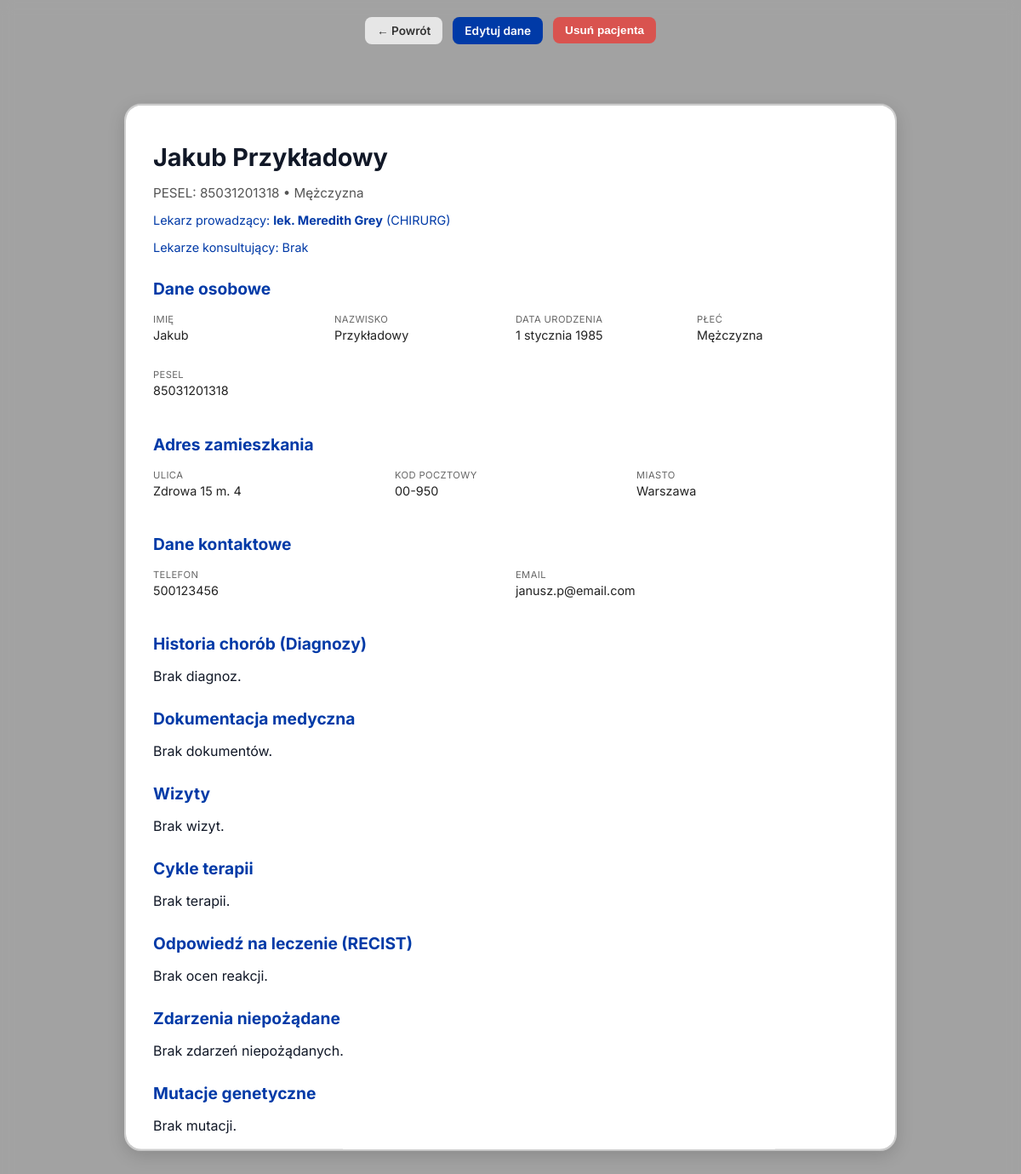
Screenshot of /patient/12/ (signed in) with the database file from the repository.
### patient/models.py (models this page shows, shortened)
class Patient(models.Model):
  class Gender(models.TextChoices):
    MALE = 'Mężczyzna','Mężczyzna'
    FEMALE = 'Kobieta','Kobieta'
    OTHER = 'Inna','Inna'
  first_name = models.CharField(max_length=100, verbose_name='Imię')
  last_name = models.CharField(max_length=100,verbose_name='Nazwisko')
  pesel = models.CharField(
    max_length = 11,
    unique = True,
    null = True,
    blank = True,
    validators=[validate_pesel],
    verbose_name = 'PESEL',
    help_text = '11-cyfrowy numer identyfikacyjny'
  )
  date_of_birth = models.DateField(verbose_name='Data urodzenia')
  gender= models.CharField(
    max_length=15,
    choices=Gender.choices,
    default=Gender.MALE,
    verbose_name='Płeć'
  )
  address_street = models.CharField(max_length=200, verbose_name='Ulica i nr domu', blank=True, null=True)
  address_zip_code = models.CharField(
    max_length=6,
    verbose_name='Kod pocztowy',
    blank=True,
    null=True,
    validators=[RegexValidator(r'^\d{2}-\d{3}$', 'Format kodu: XX-XXX')]
  )
  address_city = models.CharField(max_length=100, verbose_name='Miejscowość', blank=True, null=True)
  phone_number = models.CharField(max_length= 15, verbose_name='Numer telefonu',blank=True, null= True)
  email = models.EmailField(verbose_name= 'Email', blank= True, null= True)
  attending_doctor = models.ForeignKey(
    Doctor,
    on_delete=models.SET_NULL,
    null = True,
    blank = True,
    related_name= 'primary_patients',
    verbose_name= 'Lekarz Prowadzący',
  )
  consulting_doctors = models.ManyToManyField(
    Doctor,
    blank= True,
    related_name= 'consultation_patients',
    verbose_name= 'Lekarze konsultujący'
  )
  initial_diagnosis= models.CharField(max_length=250,verbose_name='Wstępna diagnoza (ARCHIWALNE)',blank=True, null=True)
  diagnosis_date = models.DateField(verbose_name='Data diagnozy (ARCHIWALNE)', blank = True, null= True)
  class Meta:
    verbose_name = 'Pacjent'
    verbose_name_plural = 'Pacjenci'

class Doctor(models.Model):
  class Specialization(models.TextChoices):
    ONCOLOGIST = 'ONKOLOG','Onkolog kliniczny'
    ONKOGENETICIST = 'ONKOGENETYK', 'Onkogenetyk'
    RADIOLOGIST = 'RADIOLOG', 'Radiolog'
    PATHOMORPHOLOGIST = 'PATOMORFOLOG', 'Patomorfolog'
    SURGEON = 'CHIRURG', 'Chirurg onkologiczny'
    OTHER = 'INNY', 'Inna specjalizacja'
  user = models.OneToOneField(
    User,
    on_delete=models.CASCADE,
    related_name='doctor_profile',
    null=True,
    blank=True,
    verbose_name='Konto użytkownika'
  )
  first_name = models.CharField(max_length=100,verbose_name='Imię')
  last_name = models.CharField(max_length=100,verbose_name='Nazwisko')
  pwz_number = models.CharField(
    max_length = 7,
    unique = True,
    verbose_name = 'Numer PWZ',
    help_text = '7-cyfrowy numepr prawa wykonywania zawodu'
  )
  specialization = models.CharField(
    max_length = 50,
    choices = Specialization.choices,
    default = Specialization.ONCOLOGIST,
    verbose_name='Specializacja'
  )
  email = models.EmailField(verbose_name='Email służbowy',blank=True,null = True)
  phone = models.CharField(max_length=15,verbose_name='Telefon kontaktowy',blank=True, null=True)
  class Meta:
    verbose_name = 'Lekarz'
    verbose_name_plural = 'Lekarze'

### patient/views.py (the view)
# urls.py: path('patient/<int:pk>/', views.patient_detail, name='patient_detail'),
@login_required(login_url='login')
def patient_detail(request, pk):
    patient = get_object_or_404(Patient, pk=pk)
    editing = request.GET.get("edit") == "1"
    if request.method == "POST":
        form = PatientForm(request.POST, instance=patient)
        if form.is_valid():
            form.save()
            return redirect("patient_detail", pk=pk)
    else:
        form = PatientForm(instance=patient)
    return render(request, "home_page/patient_detail.html", {
        "patient": patient,
        "form": form,
        "editing": editing,
    })

### templates/home_page/patient_detail.html (shortened to what this page needs)
{% load static %}
<!DOCTYPE html>
<html lang="pl">
<head>
    <link rel="stylesheet" href="{% static 'stylesheets/home.css' %}">
    <link rel="stylesheet" href="{% static 'stylesheets/patient_detail.css' %}">
</head>
<body>
<div class="patient-actions">
    <a href="{% url 'home' %}" class="btn-secondary">← Powrót</a>
    {% if not editing %}
        <a href="?edit=1" class="btn-primary">Edytuj dane</a>
    {% endif %}
    <form method="post" action="{% url 'delete_patient' patient.id %}" onsubmit="return confirm('Czy na pewno chcesz usunąć pacjenta?');">
        <button type="submit" class="btn-danger">Usuń pacjenta</button>
    </form>
</div>
<div class="modal-window">
    <div class="patient-card">
        {% if editing %}
        <h2>Edytuj dane pacjenta</h2>
        <form method="post">
            {% csrf_token %}
            {{ form.as_p }}
            <button type="submit" class="btn-primary">Zapisz zmiany</button>
            <a href="{% url 'patient_detail' patient.id %}" class="btn-secondary">Anuluj</a>
        </form>
        {% else %}
        <div class="patient-header">
            <h1>{{ patient.first_name }} {{ patient.last_name }}</h1>
            <p class="patient-meta">
                {% if patient.pesel %}
                    PESEL: {{ patient.pesel }}
                {% else %}
                    Data urodzenia: {{ patient.date_of_birth }}
                {% endif %}
                • {{ patient.gender }}
            </p>
            {% if patient.attending_doctor %}
            <p class="doctor-info">
                Lekarz prowadzący:
                <strong>lek. {{ patient.attending_doctor.first_name }} {{ patient.attending_doctor.last_name }}</strong>
                ({{ patient.attending_doctor.specialization }})
            </p>
            {% endif %}
            <p class="doctor-info">
                Lekarze konsultujący:
                {% for d in patient.consulting_doctors.all %}
                    {{ d.first_name }} {{ d.last_name }}{% if not forloop.last %}, {% endif %}
                {% empty %}
                    Brak
                {% endfor %}
            </p>
        </div>
        <div class="patient-section">
            <h2>Dane osobowe</h2>
            <div class="section-grid">
                <div><label>Imię</label><p>{{ patient.first_name }}</p></div>
                <div><label>Nazwisko</label><p>{{ patient.last_name }}</p></div>
                <div><label>Data urodzenia</label><p>{{ patient.date_of_birth }}</p></div>
                <div><label>Płeć</label><p>{{ patient.gender }}</p></div>
                <div><label>PESEL</label><p>{{ patient.pesel|default:"—" }}</p></div>
            </div>
        </div>
        <div class="patient-section">
            <h2>Adres zamieszkania</h2>
            <div class="section-grid">
                <div><label>Ulica</label><p>{{ patient.address_street|default:"—" }}</p></div>
                <div><label>Kod pocztowy</label><p>{{ patient.address_zip_code|default:"—" }}</p></div>
                <div><label>Miasto</label><p>{{ patient.address_city|default:"—" }}</p></div>
            </div>
        </div>
        <div class="patient-section">
            <h2>Dane kontaktowe</h2>
            <div class="section-grid">
                <div><label>Telefon</label><p>{{ patient.phone_number|default:"—" }}</p></div>
                <div><label>Email</label><p>{{ patient.email|default:"—" }}</p></div>
            </div>
        </div>
        <div class="patient-section">
            <h2>Historia chorób (Diagnozy)</h2>
            {% if patient.diagnoses.all %}
            <table class="patient-table">
                <thead>
                    <tr>
                        <th>Kod ICD</th>
                        <th>Rozpoznanie</th>
                        <th>Data</th>
                        <th>Status</th>
                    </tr>
                </thead>
                <tbody>
                    {% for d in patient.diagnoses.all %}
                    <tr>
                        <td>{{ d.icd_code|default:"—" }}</td>
                        <td>{{ d.name }}</td>
                        <td>{{ d.diagnosis_date }}</td>
                        <td>{{ d.status }}</td>
                    </tr>
                    {% endfor %}
                </tbody>
            </table>
            {% else %}
            <p>Brak diagnoz.</p>
            {% endif %}
        </div>
        <div class="patient-section">
            <h2>Dokumentacja medyczna</h2>
            {% if patient.medical_documents.all %}
            <ul class="document-list">
                {% for doc in patient.medical_documents.all %}
                <li>
                    <strong>{{ doc.name }}</strong> ({{ doc.upload_date|default:"brak daty" }})
                    <br>
                    <small>{{ doc.description|default:"—" }}</small>
                </li>
                {% endfor %}
            </ul>
            {% else %}
            <p>Brak dokumentów.</p>
            {% endif %}
        </div>
        <div class="patient-section">
            <h2>Wizyty</h2>
            {% if patient.appointments.all %}
            <table class="patient-table">
                <thead>
                    <tr>
                        <th>Data</th>
                        <th>Lekarz</th>
                        <th>Rodzaj</th>
                        <th>Status</th>
                    </tr>
                </thead>
                <tbody>
                    {% for a in patient.appointments.all %}
                    <tr>
                        <td>{{ a.date_time }}</td>
                        <td>{{ a.doctor.first_name }} {{ a.doctor.last_name }}</td>
                        <td>{{ a.appointment_type }}</td>
                        <td>{{ a.status }}</td>
                    </tr>
                    {% endfor %}
                </tbody>
            </table>
            {% else %}
            <p>Brak wizyt.</p>
            {% endif %}
        </div>
        <div class="patient-section">
            <h2>Cykle terapii</h2>
            {% if patient.therapy_cycles.all %}
            <table class="patient-table">
                <thead>
                    <tr>
                        <th>Rodzaj terapii</th>
                        <th>Diagnoza</th>
                        <th>Start</th>
                        <th>Koniec</th>
                        <th>Status</th>
                    </tr>
                </thead>
                <tbody>
                    {% for t in patient.therapy_cycles.all %}
                    <tr>
                        <td>{{ t.protocol_name }}</td>
                        <td>{{ t.diagnosis.name|default:"—" }}</td>
                        <td>{{ t.start_date }}</td>
                        <td>{{ t.end_date|default:"—" }}</td>
                        <td>{{ t.status }}</td>
                    </tr>
                    {% endfor %}
                </tbody>
            </table>
            {% else %}
            <p>Brak terapii.</p>
            {% endif %}
        </div>
        <div class="patient-section">
            <h2>Odpowiedź na leczenie (RECIST)</h2>
            {% for cycle in patient.therapy_cycles.all %}
                {% for r in cycle.response_ci.all %}
                <div class="response-item">
                    <strong>{{ r.assessment_date }}</strong> — {{ r.recist_result }}
                    <br>
                    <small>{{ r.notes|default:"—" }}</small>
                </div>
                {% endfor %}
            {% empty %}
            <p>Brak ocen reakcji.</p>
            {% endfor %}
        </div>
        <div class="patient-section">
            <h2>Zdarzenia niepożądane</h2>
            {% for cycle in patient.therapy_cycles.all %}
                {% for e in cycle.adverse_events.all %}
                <div class="event-item">
                    <strong>{{ e.event_date }}</strong> — {{ e.severity }}
                    <br>
                    <small>{{ e.description }}</small>
                </div>
                {% endfor %}
            {% empty %}
            <p>Brak zdarzeń niepożądanych.</p>
            {% endfor %}
        </div>
        <div class="patient-section">
            <h2>Mutacje genetyczne</h2>
            {% if patient.mutations.all %}
            <table class="patient-table">
                <thead>
                    <tr>
                        <th>Gen</th>
                        <th>Typ mutacji</th>
                        <th>VAF</th>
                    </tr>
                </thead>
                <tbody>
                    {% for m in patient.mutations.all %}
                    <tr>
                        <td>{{ m.gene }}</td>
                        <td>{{ m.mutation_type }}</td>
                        <td>{{ m.vaf }}</td>
                    </tr>
                    {% endfor %}
                </tbody>
            </table>
            {% else %}
            <p>Brak mutacji.</p>
            {% endif %}
        </div>
        {% endif %}
    </div>
</div>
</body>
</html>

### static/stylesheets/home.css (style rules this page uses)
:root { --app-bg: #f9fafb; --sidebar-bg: #d9d9d9; --header-bg: #ffffff; --text-primary: #111827; --text-secondary: #4b5563; --accent-color: #003aa7; --border-color: #b6b6b6; --font-sans: 'Inter', system-ui, sans-serif; }
html, body { margin: 0; padding: 0; height: 100%; width: 100%; background-color: var(--app-bg); color: var(--text-primary); font-family: var(--font-sans); }

### static/stylesheets/patient_detail.css (style rules this page uses)
html, body { height: 100%; margin: 0; padding: 0; background: #d9d9d9; overflow: hidden; }
.patient-card { position: fixed; top: 50%; left: 50%; transform: translate(-50%, -50%); width: 70%; max-width: 900px; height: 80vh; background: #ffffff; border-radius: 20px; border: 2px solid #cfcfcf; box-shadow: 0 6px 20px rgba(0,0,0,0.15); padding: 24px 32px; overflow-y: auto; z-index: 300; }
.patient-actions { position: fixed; top: 20px; left: 50%; transform: translateX(-50%); z-index: 400; display: flex; gap: 12px; justify-content: center; width: max-content; white-space: nowrap; }
.patient-actions a, .patient-actions button { padding: 8px 14px; font-size: 0.85rem; border-radius: 8px; font-weight: 600; cursor: pointer; border: none; text-decoration: none; transition: background 0.2s ease; }
.btn-secondary { background: #e6e6e6; color: #333; }
.btn-primary { background: #003aa7; color: white; }
.btn-danger { background: #d9534f; color: white; }
.patient-header h1 { font-size: 1.8rem; margin-bottom: 4px; }
.patient-meta { color: #555; font-size: 0.95rem; margin-bottom: 4px; }
.doctor-info { font-size: 0.9rem; color: #003aa7; }
.patient-section { margin-top: 28px; }
.patient-section h2 { font-size: 1.2rem; margin-bottom: 12px; color: #003aa7; }
.section-grid { display: grid; grid-template-columns: repeat(auto-fit, minmax(180px, 1fr)); gap: 12px; }
.section-grid label { font-size: 0.7rem; color: #666; text-transform: uppercase; letter-spacing: 0.4px; }
.section-grid p { font-size: 0.9rem; margin-top: 2px; color: #222; }

### rows the page displays
Patient: first_name "Jakub", last_name "Przykładowy", pesel "85031201318", gender "Mężczyzna", attending_doctor.first_name "Meredith", attending_doctor.last_name "Grey", attending_doctor.specialization "CHIRURG", date_of_birth "1 stycznia 1985", address_street "Zdrowa 15 m. 4", address_zip_code "00-950", address_city "Warszawa", phone_number "500123456", email "janusz.p@email.com"
